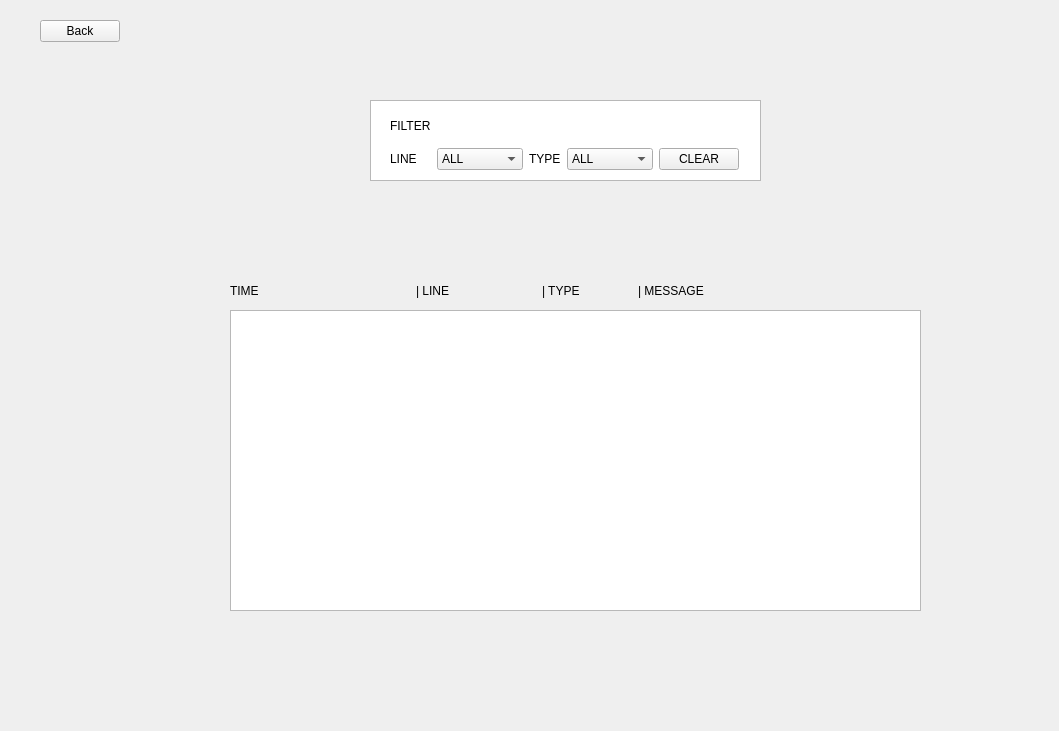
<?xml version="1.0" encoding="UTF-8"?>
<ui version="4.0">
 <class>EnvironmentLogsWidget</class>
 <widget class="QWidget" name="EnvironmentLogsWidget">
  <property name="geometry">
   <rect>
    <x>0</x>
    <y>0</y>
    <width>1059</width>
    <height>731</height>
   </rect>
  </property>
  <property name="windowTitle">
   <string>Environment Logs</string>
  </property>
  <widget class="QPlainTextEdit" name="logView">
   <property name="geometry">
    <rect>
     <x>230</x>
     <y>310</y>
     <width>691</width>
     <height>301</height>
    </rect>
   </property>
  </widget>
  <widget class="QPlainTextEdit" name="plainTextEdit">
   <property name="geometry">
    <rect>
     <x>370</x>
     <y>100</y>
     <width>391</width>
     <height>81</height>
    </rect>
   </property>
  </widget>
  <widget class="QWidget" name="topPanel_2" native="true">
   <property name="geometry">
    <rect>
     <x>390</x>
     <y>110</y>
     <width>349</width>
     <height>60</height>
    </rect>
   </property>
   <layout class="QGridLayout" name="gridLayout_2">
    <item row="0" column="0">
     <widget class="QLabel" name="filterFilter">
      <property name="text">
       <string>FILTER</string>
      </property>
     </widget>
    </item>
    <item row="1" column="0">
     <widget class="QLabel" name="lineFilter">
      <property name="text">
       <string>LINE</string>
      </property>
     </widget>
    </item>
    <item row="1" column="1">
     <widget class="QComboBox" name="lineCombo">
      <item>
       <property name="text">
        <string>ALL</string>
       </property>
      </item>
      <item>
       <property name="text">
        <string>Manufacture</string>
       </property>
      </item>
      <item>
       <property name="text">
        <string>Logistics</string>
       </property>
      </item>
     </widget>
    </item>
    <item row="1" column="2">
     <widget class="QLabel" name="typeFilter">
      <property name="text">
       <string>TYPE</string>
      </property>
     </widget>
    </item>
    <item row="1" column="3">
     <widget class="QComboBox" name="typeCombo">
      <item>
       <property name="text">
        <string>ALL</string>
       </property>
      </item>
      <item>
       <property name="text">
        <string>INFO</string>
       </property>
      </item>
      <item>
       <property name="text">
        <string>WARNING</string>
       </property>
      </item>
      <item>
       <property name="text">
        <string>UNKNOWN</string>
       </property>
      </item>
     </widget>
    </item>
    <item row="1" column="4">
     <widget class="QPushButton" name="clearButton">
      <property name="text">
       <string>CLEAR</string>
      </property>
     </widget>
    </item>
   </layout>
  </widget>
  <widget class="QWidget" name="layoutWidget">
   <property name="geometry">
    <rect>
     <x>230</x>
     <y>280</y>
     <width>497</width>
     <height>22</height>
    </rect>
   </property>
   <layout class="QHBoxLayout" name="horizontalLayout">
    <item>
     <widget class="QLabel" name="timeLabel">
      <property name="minimumSize">
       <size>
        <width>180</width>
        <height>20</height>
       </size>
      </property>
      <property name="text">
       <string>TIME</string>
      </property>
     </widget>
    </item>
    <item>
     <widget class="QLabel" name="lineLabel">
      <property name="minimumSize">
       <size>
        <width>120</width>
        <height>20</height>
       </size>
      </property>
      <property name="text">
       <string>| LINE</string>
      </property>
     </widget>
    </item>
    <item>
     <widget class="QLabel" name="typeLabel">
      <property name="minimumSize">
       <size>
        <width>90</width>
        <height>20</height>
       </size>
      </property>
      <property name="text">
       <string>| TYPE</string>
      </property>
     </widget>
    </item>
    <item>
     <widget class="QLabel" name="messageLabel">
      <property name="sizePolicy">
       <sizepolicy hsizetype="Expanding" vsizetype="Preferred">
        <horstretch>0</horstretch>
        <verstretch>0</verstretch>
       </sizepolicy>
      </property>
      <property name="text">
       <string>| MESSAGE</string>
      </property>
     </widget>
    </item>
   </layout>
  </widget>
  <widget class="QPushButton" name="Back_btn">
   <property name="geometry">
    <rect>
     <x>40</x>
     <y>20</y>
     <width>80</width>
     <height>22</height>
    </rect>
   </property>
   <property name="text">
    <string>Back</string>
   </property>
  </widget>
 </widget>
 <resources/>
 <connections/>
</ui>
